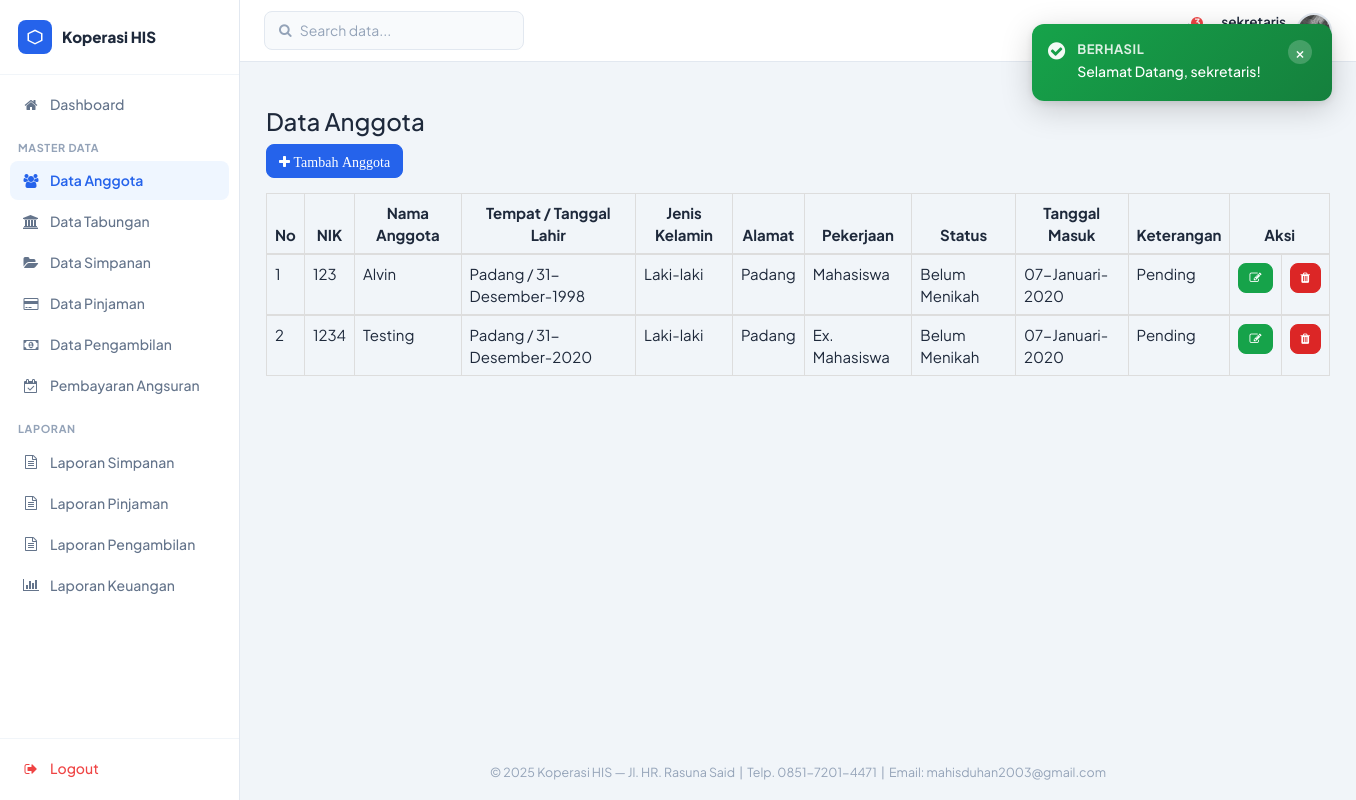
The page /sekretaris/dataanggota.php (signed in) on the database as committed earlier.
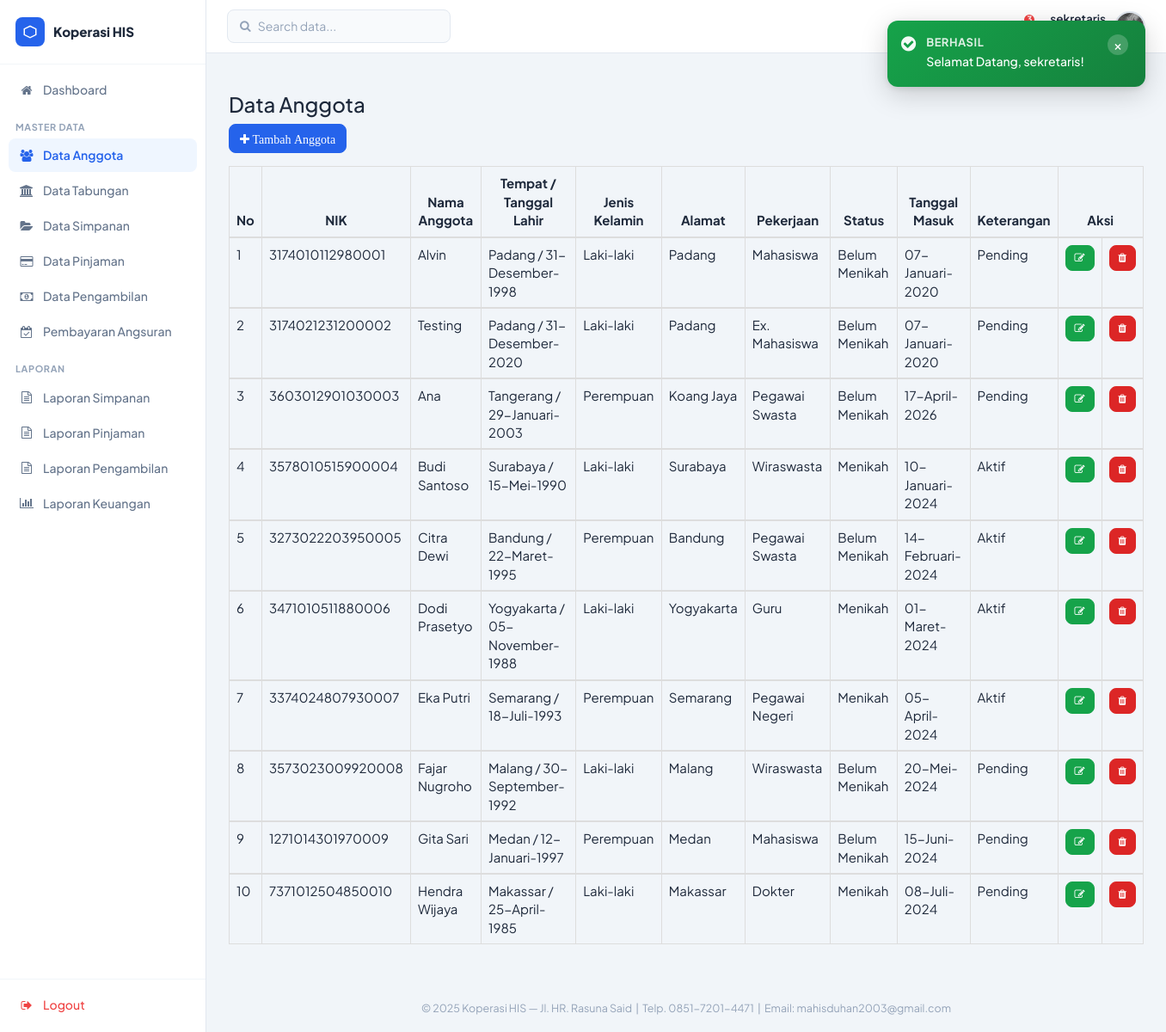
The same page on the database as committed later.
### tables this page shows
CREATE TABLE `tbl_anggota` (
  `id_anggota` varchar(6) NOT NULL,
  `nik` varchar(20) NOT NULL,
  `nama_anggota` varchar(30) NOT NULL,
  `tempat_lahir` varchar(20) NOT NULL,
  `tanggal_lahir` date NOT NULL,
  `gender` varchar(15) NOT NULL,
  `alamat` text NOT NULL,
  `pekerjaan` varchar(30) NOT NULL,
  `status` varchar(20) NOT NULL,
  `tanggal_masuk` date NOT NULL,
  `keterangan` varchar(10) NOT NULL
);

### sekretaris/dataanggota.php (the view)
<?php
	include ("style/header.php");
	include ("style/sidebar.php");
	function tgl_indo($tanggal){
		$bulan = array(
			1 => 'Januari',
			'Februari',
			'Maret',
			'April',
			'Mei',
			'Juni',
			'Juli',
			'Agustus',
			'September',
			'Oktober',
			'November',
			'Desember',);
		$pecahkan = explode('-', $tanggal);
		return $pecahkan[2] . '-' . $bulan[(int)$pecahkan[1]] . '-' . $pecahkan[0];
	}
?>
	<div class="box box-primary">
		<div class="box-header with-border">
			<h3 class="box-title">Data Anggota</h3>
		</div>
		<div class="box-body">
			<div class="form-group">
				<a href="tambahanggota.php"><i class="btn btn-primary btn-md"><span class="fa fa-plus fa-md"> Tambah Anggota</span></i></a>
			</div>
			<div class="table-responsive">
				<table class="table table-bordered">
					<thead>
						<tr>
							<th style="text-align: center;">No</th>
							<th style="text-align: center;">NIK</th>
							<th style="text-align: center;">Nama Anggota</th>
							<th style="text-align: center;">Tempat / Tanggal Lahir</th>
							<th style="text-align: center;">Jenis Kelamin</th>
							<th style="text-align: center;">Alamat</th>
							<th style="text-align: center;">Pekerjaan</th>
							<th style="text-align: center;">Status</th>
							<th style="text-align: center;">Tanggal Masuk</th>
							<th style="text-align: center;">Keterangan</th>
							<th style="text-align: center;" colspan="2">Aksi</th>
						</tr>
					</thead>
					<?php
					$no = 1;
					include ("../config/koneksi.php");
					$sql = mysqli_query($konek, "SELECT * FROM tbl_anggota");
					while ($data = mysqli_fetch_array($sql)){
					?>
					<tbody>
						<tr>
							<td><?php echo $no++; ?></td>
							<td><?php echo $data['nik']; ?></td>
							<td><?php echo $data['nama_anggota']; ?></td>
							<td><?php echo $data['tempat_lahir'];?> / <?php echo tgl_indo($data['tanggal_lahir']); ?></td>
							<td><?php echo $data['gender']; ?></td>
							<td><?php echo $data['alamat']; ?></td>
							<td><?php echo $data['pekerjaan']; ?></td>
							<td><?php echo $data['status']; ?></td>
							<td><?php echo tgl_indo($data['tanggal_masuk']); ?></td>
							<td><?php echo $data['keterangan']; ?></td>
							<td><a href="editanggota.php?kd=<?php echo $data['id_anggota']; ?>"><i class="btn btn-success btn-sm"><span class="fa fa-edit fa-sm"></span></i></a></td>
							<td><a href="hapusanggota.php?kd=<?php echo $data['id_anggota']; ?>"><i class="btn btn-danger btn-sm"><span class="fa fa-trash fa-sm"></span></i></a></td>
						</tr>
					</tbody>
					<?php
					}
					?>
				</table>
			</div>
		</div>
    </div>
<?php
	include ("style/footer.php");
?>

### sekretaris/style/header.php (shortened to what this page needs)
<!DOCTYPE html>
<html lang="id">
<head>
	<link rel="stylesheet" href="../assets/css/bootstrap.min.css">
	<link rel="stylesheet" href="../assets/font-awesome/css/font-awesome.min.css">
	<link rel="stylesheet" href="../assets/css/sekretaris-theme.css">
</head>

### sekretaris/style/sidebar.php (shortened to what this page needs)
<?php
$cur = basename($_SERVER['PHP_SELF']);
function sk_nav($href, $icon, $label, $cur) {
    $active = ($cur === $href) ? ' active' : '';
    return '<a href="'.$href.'" class="sk-nav-item'.$active.'"><i class="fa '.$icon.'"></i> <span>'.$label.'</span></a>';
}
?>
<?php
include ("../config/koneksi.php");
$notif_pending  = mysqli_fetch_row(mysqli_query($konek,"SELECT COUNT(*) FROM tbl_anggota WHERE keterangan='Pending'"))[0] ?? 0;
$notif_pinjaman = mysqli_fetch_row(mysqli_query($konek,"SELECT COUNT(*) FROM tbl_pinjaman WHERE jumlah_pinjaman > 0"))[0] ?? 0;
$notif_baru     = mysqli_fetch_row(mysqli_query($konek,"SELECT COUNT(*) FROM tbl_anggota WHERE MONTH(tanggal_masuk)=MONTH(NOW()) AND YEAR(tanggal_masuk)=YEAR(NOW())"))[0] ?? 0;
$_sk_seen      = $_SESSION['sk_notif_seen'] ?? [];
$show_pending  = $notif_pending  > ($_sk_seen['pending']  ?? -1);
$show_baru     = $notif_baru     > ($_sk_seen['baru']     ?? -1);
$show_pinjaman = $notif_pinjaman > ($_sk_seen['pinjaman'] ?? -1);
$notif_count   = ($show_pending ? 1 : 0) + ($show_baru ? 1 : 0) + ($show_pinjaman ? 1 : 0);
mysqli_query($konek, "CREATE TABLE IF NOT EXISTS tbl_settings (setting_key VARCHAR(50) NOT NULL PRIMARY KEY, setting_value TEXT) ENGINE=InnoDB DEFAULT CHARSET=utf8mb4");
$_sk_def = ['nama_koperasi'=>'Koperasi HIS','alamat'=>'Jl. HR. Rasuna Said','telepon'=>'0851-7201-4471','email'=>'mahisduhan2003@gmail.com','deskripsi'=>'Sistem Informasi Manajemen Koperasi yang Modern, Transparan, dan Akuntabel. Kelola data anggota dan keuangan dengan lebih efisien.','logo_path'=>'','foto_hero'=>'','syarat_anggota'=>"Kewarganegaraan INDONESIA asli.\nKeanggotaan bersifat perorangan dan bukan dalam bentuk badan hukum.\nBersedia membayar Simpanan Pokok dan Simpanan Wajib sesuai ketentuan yang ditetapkan.\nMenyetujui Anggaran Dasar, Anggaran Rumah Tangga dan ketentuan yang berlaku dalam Koperasi.", 'syarat_pinjaman'=>"Berstatus aktif sebagai Anggota Koperasi.\nMengisi Formulir Pinjaman secara lengkap.\nMenyerahkan Fotocopy KTP (Suami & Istri bagi yang sudah menikah).\nMenyerahkan Fotocopy KK, Rekening Listrik, Slip Gaji, dan dokumen Agunan.\nMelengkapi Pengajuan Pinjaman dengan Proposal Tujuan Penggunaan Dana.",'cta_judul'=>'Butuh Bantuan Administrasi?','cta_deskripsi'=>'Silakan hubungi tim pengurus atau buka modul data anggota untuk pengelolaan lebih lanjut.'];
foreach ($_sk_def as $_k => $_v) { $ek=mysqli_real_escape_string($konek,$_k); $ev=mysqli_real_escape_string($konek,$_v); mysqli_query($konek,"INSERT IGNORE INTO tbl_settings (setting_key,setting_value) VALUES ('$ek','$ev')"); }
$sk_settings = $_sk_def;
$_res = mysqli_query($konek, "SELECT setting_key, setting_value FROM tbl_settings");
while ($_r = mysqli_fetch_assoc($_res)) { $sk_settings[$_r['setting_key']] = $_r['setting_value']; }
?>
<body class="sk-body">
<div class="sk-wrap">
  <aside class="sk-sidebar">
    <div class="sk-sidebar-logo">
      <?php if (!empty($sk_settings['logo_path'])): ?>
      <img src="../<?php echo htmlspecialchars($sk_settings['logo_path']); ?>" alt="Logo" class="sk-sidebar-logo-img">
      <?php else: ?>
      <div class="sk-logo-icon">
        <svg viewBox="0 0 24 24"><path d="M12 2L2 7v10l10 5 10-5V7L12 2zm0 2.18L20 8v8l-8 4-8-4V8l8-3.82z"/></svg>
      </div>
      <?php endif; ?>
      <span class="sk-logo-text"><?php echo htmlspecialchars($sk_settings['nama_koperasi'] ?? 'Karya Sejahtera'); ?></span>
    </div>
    <nav class="sk-nav">
      <?php echo sk_nav('index.php','fa-home','Dashboard',$cur); ?>
      <div class="sk-nav-section">Master Data</div>
      <?php echo sk_nav('dataanggota.php','fa-users','Data Anggota',$cur); ?>
      <?php echo sk_nav('datatabungan.php','fa-bank','Data Tabungan',$cur); ?>
      <?php echo sk_nav('datasimpanan.php','fa-folder-open','Data Simpanan',$cur); ?>
      <?php echo sk_nav('datapinjaman.php','fa-credit-card','Data Pinjaman',$cur); ?>
      <?php echo sk_nav('datapengambilan.php','fa-money','Data Pengambilan',$cur); ?>
      <?php echo sk_nav('datapembayaran.php','fa-calendar-check-o','Pembayaran Angsuran',$cur); ?>
      <div class="sk-nav-section">Laporan</div>
      <?php echo sk_nav('laporansimpanan.php','fa-file-text-o','Laporan Simpanan',$cur); ?>
      <?php echo sk_nav('laporanpinjaman.php','fa-file-text-o','Laporan Pinjaman',$cur); ?>
      <?php echo sk_nav('laporanpengambilan.php','fa-file-text-o','Laporan Pengambilan',$cur); ?>
      <?php echo sk_nav('laporankeuangan.php','fa-bar-chart','Laporan Keuangan',$cur); ?>
    </nav>
    <div class="sk-sidebar-bottom">
      <a href="../logout.php" class="sk-nav-item sk-logout"><i class="fa fa-sign-out"></i> <span>Logout</span></a>
    </div>
  </aside>
  <div class="sk-main">
    <header class="sk-topbar">
      <div class="sk-topbar-search" id="searchWrap">
        <i class="fa fa-search"></i>
        <input type="text" placeholder="Search data..." id="searchInput" autocomplete="off">
      </div>
      <div class="sk-topbar-actions">
        <div class="sk-notif-wrap">
          <button class="sk-btn-icon" id="notifBtn">
            <i class="fa fa-bell-o"></i>
            <?php if ($notif_count > 0): ?>
            <span class="sk-notif-badge"><?php echo $notif_count; ?></span>
            <?php endif; ?>
          </button>
        </div>
        <div class="sk-user">
          <div class="sk-user-info">
            <span class="sk-user-name"><?php echo htmlspecialchars($_SESSION['username'] ?? 'Sekretaris'); ?></span>
            <span class="sk-user-role">Sekretaris</span>
          </div>
          <img src="../assets/dist/img/his.jpg" alt="Avatar" class="sk-avatar">
        </div>
      </div>
    </header>
    <div class="sk-content">
<?php if (!empty($_SESSION['flash'])): $f = $_SESSION['flash']; unset($_SESSION['flash']); ?>
<div id="flashToast" class="flash-toast flash-<?php echo htmlspecialchars($f['type']); ?>">
  <i class="flash-icon fa fa-<?php echo $f['type']==='success' ? 'check-circle' : 'exclamation-circle'; ?>"></i>
  <div class="flash-body">
    <span class="flash-title"><?php echo $f['type']==='success' ? 'Berhasil' : 'Gagal'; ?></span>
    <span class="flash-msg"><?php echo htmlspecialchars($f['msg']); ?></span>
  </div>
  <button class="flash-close" onclick="document.getElementById('flashToast').remove()">&times;</button>
</div>
<?php endif; ?>

### sekretaris/style/footer.php (shortened to what this page needs)
    </div>
    <footer class="sk-footer">
      &copy; 2025 Koperasi HIS &mdash; Jl. HR. Rasuna Said &nbsp;|&nbsp; Telp. 0851-7201-4471 &nbsp;|&nbsp; Email: mahisduhan2003@gmail.com
    </footer>
  </div>
</div>
</body>
</html>

Rows that differ between the two databases and show on the page:
changed tbl_anggota "Alvin": nik "123" → "3174010112980001"
changed tbl_anggota "Testing": nik "1234" → "3174021231200002"
added tbl_anggota: nik "3603012901030003", nama_anggota "Ana", tempat_lahir "Tangerang", tanggal_lahir "29-Januari-2003", gender "Perempuan", alamat "Koang Jaya", pekerjaan "Pegawai Swasta", status "Belum Menikah", tanggal_masuk "17-April-2026", keterangan "Pending"
added tbl_anggota: nik "3578010515900004", nama_anggota "Budi Santoso", tempat_lahir "Surabaya", tanggal_lahir "15-Mei-1990", gender "Laki-laki", alamat "Surabaya", pekerjaan "Wiraswasta", status "Menikah", tanggal_masuk "10-Januari-2024", keterangan "Aktif"
added tbl_anggota: nik "3273022203950005", nama_anggota "Citra Dewi", tempat_lahir "Bandung", tanggal_lahir "22-Maret-1995", gender "Perempuan", alamat "Bandung", pekerjaan "Pegawai Swasta", status "Belum Menikah", tanggal_masuk "14-Februari-2024", keterangan "Aktif"
added tbl_anggota: nik "3471010511880006", nama_anggota "Dodi Prasetyo", tempat_lahir "Yogyakarta", tanggal_lahir "05-November-1988", gender "Laki-laki", alamat "Yogyakarta", pekerjaan "Guru", status "Menikah", tanggal_masuk "01-Maret-2024", keterangan "Aktif"
added tbl_anggota: nik "3374024807930007", nama_anggota "Eka Putri", tempat_lahir "Semarang", tanggal_lahir "18-Juli-1993", gender "Perempuan", alamat "Semarang", pekerjaan "Pegawai Negeri", status "Menikah", tanggal_masuk "05-April-2024", keterangan "Aktif"
added tbl_anggota: nik "3573023009920008", nama_anggota "Fajar Nugroho", tempat_lahir "Malang", tanggal_lahir "30-September-1992", gender "Laki-laki", alamat "Malang", pekerjaan "Wiraswasta", status "Belum Menikah", tanggal_masuk "20-Mei-2024", keterangan "Pending"
added tbl_anggota: nik "1271014301970009", nama_anggota "Gita Sari", tempat_lahir "Medan", tanggal_lahir "12-Januari-1997", gender "Perempuan", alamat "Medan", pekerjaan "Mahasiswa", status "Belum Menikah", tanggal_masuk "15-Juni-2024", keterangan "Pending"
added tbl_anggota: nik "7371012504850010", nama_anggota "Hendra Wijaya", tempat_lahir "Makassar", tanggal_lahir "25-April-1985", gender "Laki-laki", alamat "Makassar", pekerjaan "Dokter", status "Menikah", tanggal_masuk "08-Juli-2024", keterangan "Pending"
